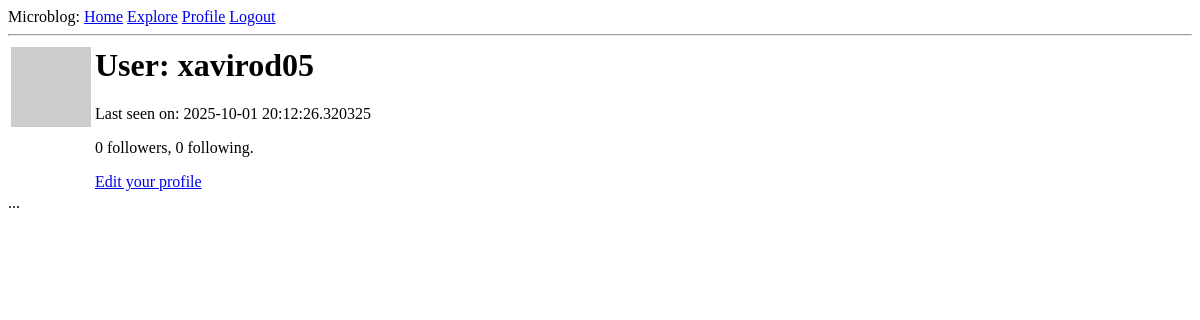
The app's page /user/xavirod05 (signed in), older data.
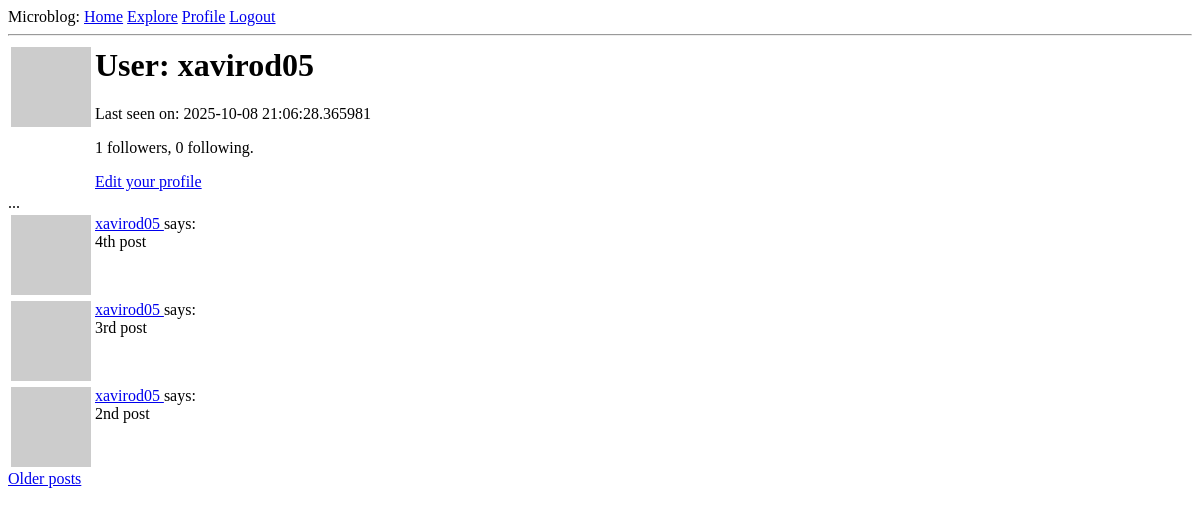
The same page, newer data.
### app/models.py (models this page shows, shortened)
class User(UserMixin, db.Model):
    id: so.Mapped[int] = so.mapped_column(primary_key=True)
    username: so.Mapped[str] = so.mapped_column(sa.String(64), index=True, unique=True)
    email: so.Mapped[str] = so.mapped_column(sa.String(120), index=True, unique=True)
    password_hash: so.Mapped[Optional[str]] = so.mapped_column(sa.String(256))
    posts: so.WriteOnlyMapped["Post"] = so.relationship(back_populates="author")
    about_me: so.Mapped[Optional[str]] = so.mapped_column(sa.String(140))
    last_seen: so.Mapped[Optional[datetime]] = so.mapped_column(
        default=lambda: datetime.now(timezone.utc)
    )
    following: so.WriteOnlyMapped["User"] = so.relationship(
        secondary=followers,
        primaryjoin=(followers.c.follower_id == id),
        secondaryjoin=(followers.c.followed_id == id),
        back_populates="followers",
    )
    followers: so.WriteOnlyMapped["User"] = so.relationship(
        secondary=followers,
        primaryjoin=(followers.c.followed_id == id),
        secondaryjoin=(followers.c.follower_id == id),
        back_populates="following",
    )
    def avatar(self, size):
        digest = md5(self.email.lower().encode("utf-8")).hexdigest()
        return f"https://www.gravatar.com/avatar/{digest}?d=identicon&s={size}"
    def followers_count(self):
        query = sa.select(sa.func.count()).select_from(
            self.followers.select().subquery()
        )
        return db.session.scalar(query)
    def following_count(self):
        query = sa.select(sa.func.count()).select_from(
            self.following.select().subquery()
        )
        return db.session.scalar(query)

class Post(db.Model):
    id: so.Mapped[int] = so.mapped_column(primary_key=True)
    body: so.Mapped[str] = so.mapped_column(sa.String(140))
    timestamp: so.Mapped[datetime] = so.mapped_column(
        index=True, default=lambda: datetime.now(timezone.utc)
    )
    user_id: so.Mapped[int] = so.mapped_column(sa.ForeignKey(User.id), index=True)
    author: so.Mapped[User] = so.relationship(back_populates="posts")

### app/routes.py (the view)
@app.route("/user/<username>")
@login_required
def user(username):
    user = db.first_or_404(sa.select(User).where(User.username == username))
    page = request.args.get("page", 1, type=int)
    query = user.posts.select().order_by(Post.timestamp.desc())
    posts = db.paginate(
        query, page=page, per_page=app.config["POSTS_PER_PAGE"], error_out=False
    )
    next_url = (
        url_for("user", username=user.username, page=posts.next_num)
        if posts.has_next
        else None
    )
    prev_url = (
        url_for("user", username=user.username, page=posts.prev_num)
        if posts.has_prev
        else None
    )
    form = EmptyForm()
    return render_template(
        "user.html",
        user=user,
        posts=posts.items,
        next_url=next_url,
        prev_url=prev_url,
        form=form,
    )

### app/models.py (called while the page is built)
@login.user_loader
def load_user(id):
    return db.session.get(User, int(id))

### app/routes.py (called while the page is built)
@app.before_request
def before_request():
    if current_user.is_authenticated:
        current_user.last_seen = datetime.now(timezone.utc)
        db.session.commit()

### app/templates/user.html (shortened to what this page needs)
{% extends "base.html" %}
{% block content %}
    <table>
        <tr valign="top">
            <td><img src="{{ user.avatar(128) }}"></td>
            <td>
                        <h1>User: {{ user.username }}</h1>
        {% if user.last_seen %}<p>Last seen on: {{ user.last_seen }}</p>{% endif %}
        <p>{{ user.followers_count() }} followers, {{ user.following_count() }} following.</p>
        {% if user == current_user %}
        <p><a href="{{ url_for('edit_profile') }}">Edit your profile</a></p>
        {% endif %}
            </td>
        </tr>
    </table>
    ...
    {% for post in posts %}
        {% include '_post.html' %}
    {% endfor %}
    {% if next_url %}
    <a href="{{ next_url }}">Older posts</a>
    {% endif %}
{% endblock %}

### app/templates/_post.html
    <table>
        <tr valign="top">
            <td><img src="{{ post.author.avatar(36) }}"></td>
            <td>
                <a href="{{ url_for('user', username=post.author.username) }}">
                    {{ post.author.username }}
                </a>
                says:<br>{{ post.body }}
            </td>
        </tr>
    </table>

Row changes from the older to the newer data that the page shows:
changed User "xavirod05": last_seen "2025-10-01 20:12:26.320325" → "2025-10-08 21:06:28.365981"
added Post: author.username "xavirod05", body "4th post"
added Post: author.username "xavirod05", body "3rd post"
added Post: author.username "xavirod05", body "2nd post"
Text that changed along with them:
{{ user.followers_count() }}: "0" → "1"
text now shown: "Older posts"
